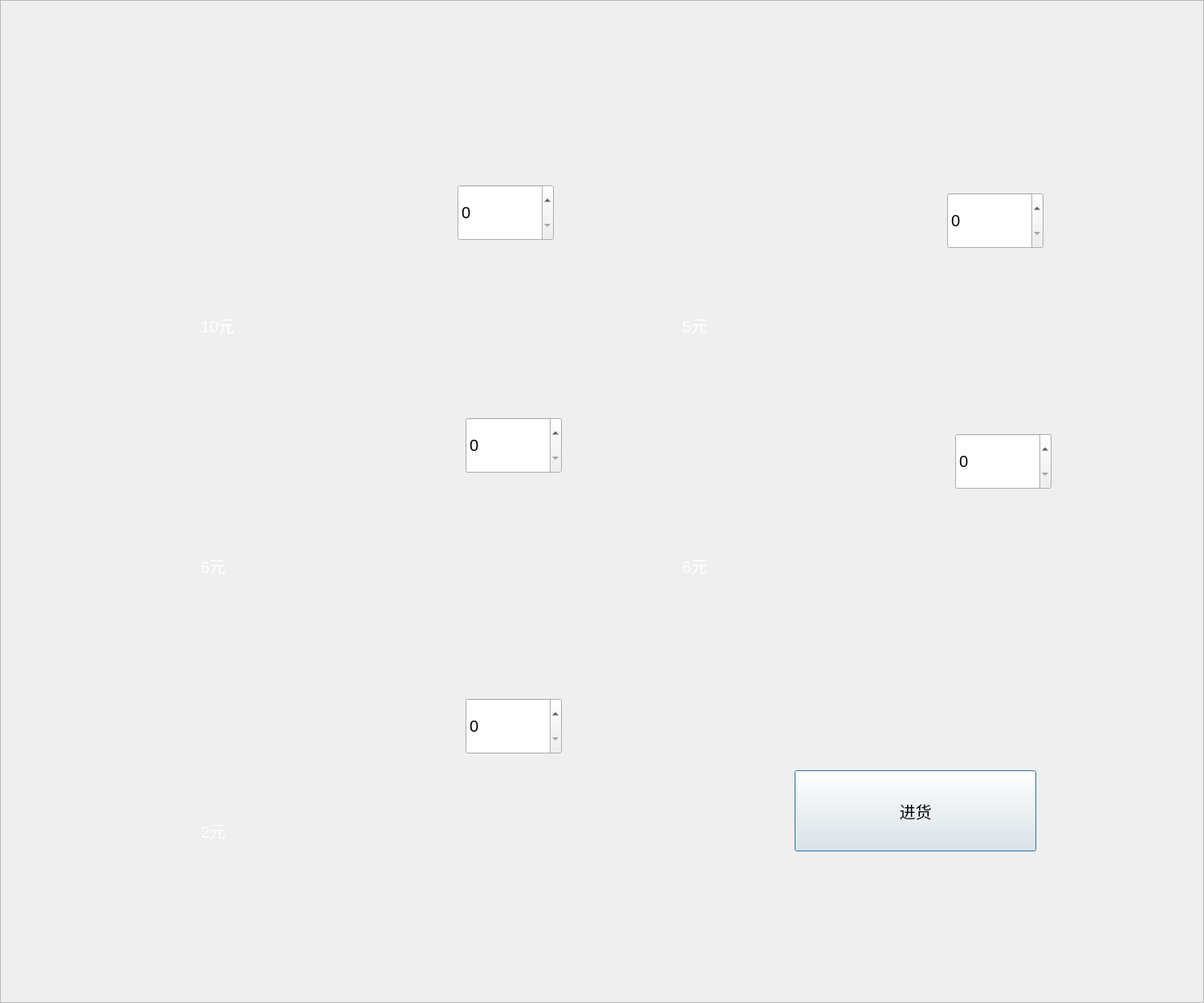
<?xml version="1.0" encoding="UTF-8"?>
<ui version="4.0">
 <class>storeAdmin</class>
 <widget class="QDialog" name="storeAdmin">
  <property name="geometry">
   <rect>
    <x>0</x>
    <y>0</y>
    <width>1500</width>
    <height>1250</height>
   </rect>
  </property>
  <property name="windowTitle">
   <string>Dialog</string>
  </property>
  <widget class="QFrame" name="frame">
   <property name="geometry">
    <rect>
     <x>0</x>
     <y>0</y>
     <width>1500</width>
     <height>1250</height>
    </rect>
   </property>
   <property name="font">
    <font>
     <pointsize>12</pointsize>
    </font>
   </property>
   <property name="styleSheet">
    <string notr="true">#frame{border-image: url(:/photo/store.jpg)}</string>
   </property>
   <property name="frameShape">
    <enum>QFrame::StyledPanel</enum>
   </property>
   <property name="frameShadow">
    <enum>QFrame::Raised</enum>
   </property>
   <widget class="QPushButton" name="pushButton_3">
    <property name="geometry">
     <rect>
      <x>990</x>
      <y>960</y>
      <width>301</width>
      <height>101</height>
     </rect>
    </property>
    <property name="font">
     <font>
      <pointsize>15</pointsize>
     </font>
    </property>
    <property name="text">
     <string>进货</string>
    </property>
   </widget>
   <widget class="QLabel" name="label_20">
    <property name="geometry">
     <rect>
      <x>250</x>
      <y>810</y>
      <width>300</width>
      <height>180</height>
     </rect>
    </property>
    <property name="font">
     <font>
      <pointsize>12</pointsize>
     </font>
    </property>
    <property name="styleSheet">
     <string notr="true">border-image: url(:/photo/ham.png);</string>
    </property>
    <property name="text">
     <string/>
    </property>
   </widget>
   <widget class="QLabel" name="label_21">
    <property name="geometry">
     <rect>
      <x>250</x>
      <y>1000</y>
      <width>290</width>
      <height>70</height>
     </rect>
    </property>
    <property name="font">
     <font>
      <pointsize>15</pointsize>
     </font>
    </property>
    <property name="styleSheet">
     <string notr="true">color: rgb(255, 255, 255);</string>
    </property>
    <property name="text">
     <string>2元</string>
    </property>
   </widget>
   <widget class="QSpinBox" name="spinBox_11">
    <property name="geometry">
     <rect>
      <x>580</x>
      <y>870</y>
      <width>120</width>
      <height>70</height>
     </rect>
    </property>
    <property name="font">
     <font>
      <pointsize>15</pointsize>
     </font>
    </property>
   </widget>
   <widget class="QLabel" name="label_22">
    <property name="geometry">
     <rect>
      <x>250</x>
      <y>490</y>
      <width>300</width>
      <height>180</height>
     </rect>
    </property>
    <property name="font">
     <font>
      <pointsize>12</pointsize>
     </font>
    </property>
    <property name="styleSheet">
     <string notr="true">border-image: url(:/photo/beer.png);
</string>
    </property>
    <property name="text">
     <string/>
    </property>
   </widget>
   <widget class="QSpinBox" name="spinBox_12">
    <property name="geometry">
     <rect>
      <x>580</x>
      <y>520</y>
      <width>120</width>
      <height>70</height>
     </rect>
    </property>
    <property name="font">
     <font>
      <pointsize>15</pointsize>
     </font>
    </property>
   </widget>
   <widget class="QLabel" name="label_23">
    <property name="geometry">
     <rect>
      <x>250</x>
      <y>670</y>
      <width>290</width>
      <height>70</height>
     </rect>
    </property>
    <property name="font">
     <font>
      <pointsize>15</pointsize>
     </font>
    </property>
    <property name="styleSheet">
     <string notr="true">color: rgb(255, 255, 255);</string>
    </property>
    <property name="text">
     <string>6元</string>
    </property>
   </widget>
   <widget class="QLabel" name="label_24">
    <property name="geometry">
     <rect>
      <x>250</x>
      <y>180</y>
      <width>300</width>
      <height>180</height>
     </rect>
    </property>
    <property name="font">
     <font>
      <pointsize>12</pointsize>
     </font>
    </property>
    <property name="styleSheet">
     <string notr="true">border-image: url(:/photo/noodles.jpg);</string>
    </property>
    <property name="text">
     <string/>
    </property>
   </widget>
   <widget class="QLabel" name="label_25">
    <property name="geometry">
     <rect>
      <x>250</x>
      <y>370</y>
      <width>290</width>
      <height>70</height>
     </rect>
    </property>
    <property name="font">
     <font>
      <pointsize>15</pointsize>
     </font>
    </property>
    <property name="styleSheet">
     <string notr="true">color: rgb(255, 255, 255);</string>
    </property>
    <property name="text">
     <string>10元</string>
    </property>
   </widget>
   <widget class="QSpinBox" name="spinBox_13">
    <property name="geometry">
     <rect>
      <x>570</x>
      <y>230</y>
      <width>120</width>
      <height>70</height>
     </rect>
    </property>
    <property name="font">
     <font>
      <pointsize>15</pointsize>
     </font>
    </property>
   </widget>
   <widget class="QSpinBox" name="spinBox_14">
    <property name="geometry">
     <rect>
      <x>1180</x>
      <y>240</y>
      <width>120</width>
      <height>70</height>
     </rect>
    </property>
    <property name="font">
     <font>
      <pointsize>15</pointsize>
     </font>
    </property>
   </widget>
   <widget class="QLabel" name="label_26">
    <property name="geometry">
     <rect>
      <x>850</x>
      <y>370</y>
      <width>290</width>
      <height>70</height>
     </rect>
    </property>
    <property name="font">
     <font>
      <pointsize>15</pointsize>
     </font>
    </property>
    <property name="styleSheet">
     <string notr="true">color: rgb(255, 255, 255);</string>
    </property>
    <property name="text">
     <string>5元</string>
    </property>
   </widget>
   <widget class="QSpinBox" name="spinBox_15">
    <property name="geometry">
     <rect>
      <x>1190</x>
      <y>540</y>
      <width>120</width>
      <height>70</height>
     </rect>
    </property>
    <property name="font">
     <font>
      <pointsize>15</pointsize>
     </font>
    </property>
   </widget>
   <widget class="QLabel" name="label_27">
    <property name="geometry">
     <rect>
      <x>850</x>
      <y>480</y>
      <width>300</width>
      <height>180</height>
     </rect>
    </property>
    <property name="font">
     <font>
      <pointsize>12</pointsize>
     </font>
    </property>
    <property name="styleSheet">
     <string notr="true">border-image: url(:/photo/soda.jpg);</string>
    </property>
    <property name="text">
     <string/>
    </property>
   </widget>
   <widget class="QLabel" name="label_28">
    <property name="geometry">
     <rect>
      <x>850</x>
      <y>670</y>
      <width>290</width>
      <height>70</height>
     </rect>
    </property>
    <property name="font">
     <font>
      <pointsize>15</pointsize>
     </font>
    </property>
    <property name="styleSheet">
     <string notr="true">color: rgb(255, 255, 255);</string>
    </property>
    <property name="text">
     <string>6元</string>
    </property>
   </widget>
   <widget class="QLabel" name="label_9">
    <property name="geometry">
     <rect>
      <x>850</x>
      <y>190</y>
      <width>300</width>
      <height>180</height>
     </rect>
    </property>
    <property name="font">
     <font>
      <pointsize>12</pointsize>
     </font>
    </property>
    <property name="styleSheet">
     <string notr="true">border-image: url(:/photo/bread.jpg);</string>
    </property>
    <property name="text">
     <string/>
    </property>
   </widget>
  </widget>
 </widget>
 <resources/>
 <connections/>
</ui>
